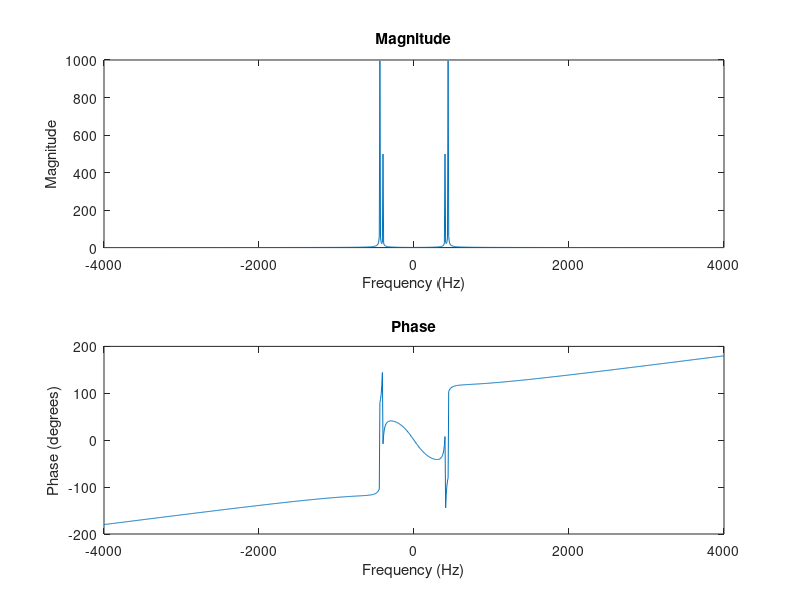

MATLAB code to generate this figure:
Fs = 8000 % sampling frequency in Hz
f1 = 400
f2 = 440
N = 1000
T = N/Fs % duration of signal
t = 0:1/Fs:T % time axis vector of sample times

sig = cos(2*pi*f1*t) + 2*sin(2*pi*f2*t)

% plot(sig)

fftsig = fft(sig)

f = -Fs/2:Fs/N:Fs/2;        % Frequency vector

fftshiftsig = fftshift(fftsig)

subplot(2,1,1)
plot(f,abs(fftshiftsig))
title('Magnitude')
xlabel('Frequency (Hz)')
ylabel('Magnitude')

subplot(2,1,2)
plot(f,angle(fftshiftsig)*180/pi)
title('Phase')
xlabel('Frequency (Hz)')
ylabel('Phase (degrees)')

